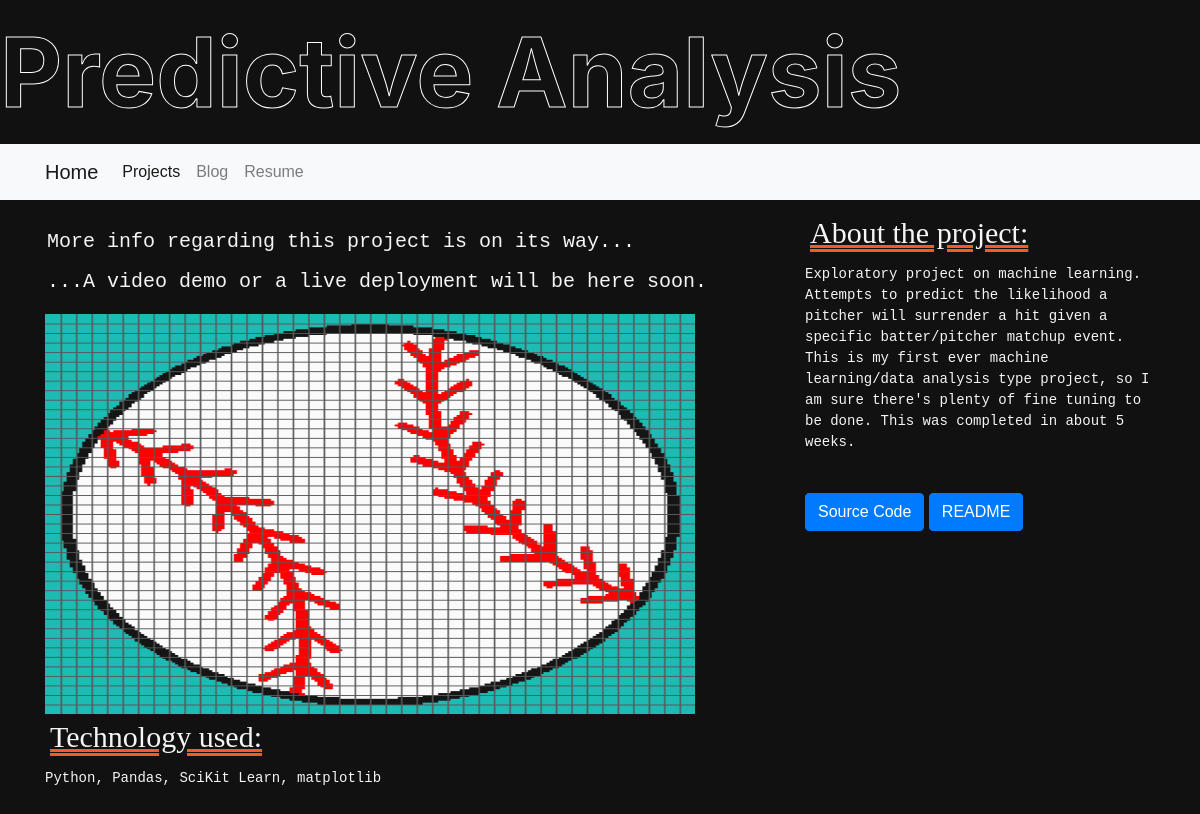
Screenshot of /projects/7/ with the database file from the repository.
### projects/models.py (models this page shows)
class Project(models.Model):
    title = models.CharField(max_length=100)
    description = models.TextField()
    technology = models.CharField(max_length=200)
    image = models.FilePathField(path="/img")
    condition = models.CharField(max_length=100)
    github = models.URLField(max_length=200, default='')
    video = models.FilePathField(path="/videos", default='')
    sourceCode = models.BooleanField(default=False)
    demo = models.BooleanField(default=False)
    readme = models.URLField(max_length=200, default='')

### projects/views.py (the view)
# urls.py: path("<int:pk>/", views.project_detail, name="project_detail"),
def project_detail(request, pk):
    project = Project.objects.get(pk=pk)
    context = {
        'project': project
    }
    return render(request, 'project_detail.html', context)

### projects/templates/project_detail.html (shortened to what this page needs)
<!DOCTYPE html>
{% extends "base.html" %}
{% load static %}
{% block page_content %}
<html>
    <head>
        <link rel="stylesheet" href="{% static 'css/project_detail.css' %}">
    </head>
    <body>
        <div class="row details">
            <div class="col-md-8">
                {% if project.video %}
                <h5>Demo Video:</h5>
                <video width="650" height="400" controls="controls">
                  <source src="{% static project.video %}" type=video/mp4>
                </video>
                {% else %}
                <h4>More info regarding this project is on its way...<br>
                ...A video demo or a live deployment will be here soon.
                </h4>
                <img src="{% static project.image %}" class="img-container">
                {% endif %}
                <h5>Technology used:</h5>
                <p>{{ project.technology }}</p>
            </div>
            <div class="col-md-4">
                <h5>About the project:</h5>
                <p>{{ project.description }}</p>
                <br>
                <a href="{{ project.github }}" target="_blank" class="btn btn-primary">Source Code</a>
                <a href="{{ project.readme }}" target="_blank" class="btn btn-primary">README</a>
                <br><br>
            </div>
        </div>
    </body>
</html>
{% endblock %}

### projects/static/css/project_detail.css (style rules this page uses)
* { margin: 0; padding: 0; box-sizing: border-box; font-family: 'Titillium Web', sans-serif; }
body { background: #111; padding-bottom: 300px; overflow-x: hidden; color: whitesmoke; }
body:before { position: center; top: 50%; left: 50%; transform: translate(-50%,-50%); font-size: 6em; font-weight: 700; color: transparent; -webkit-text-stroke: 1px #ffffff; }
.details { margin-top: 10px; }
h5 { font-size: 30px; font-family: cursive; text-decoration: underline; text-decoration-color: #f45d22; text-decoration-style: double; padding: 5px; }
p { font-family: monospace; font-size: 14px; }
.img-container { position: relative; width: 650px; height: 400px; }
h4 { font-family: monospace; font-size: 20px; padding: 2px; margin-top: 10px; margin-bottom: 10px; line-height: 40px }

### rows the page displays
Project: image (picture), technology "Python, Pandas, SciKit Learn, matplotlib", description "Exploratory project on machine learning. Attempts to predict the likelihood a pitcher will surrender a hit given a specific batter/pitcher matchup event. This is my first ever machine learning/data analysis type project, so I am sure there's plenty of fine tuning to be done. This was completed in about 5 weeks."
